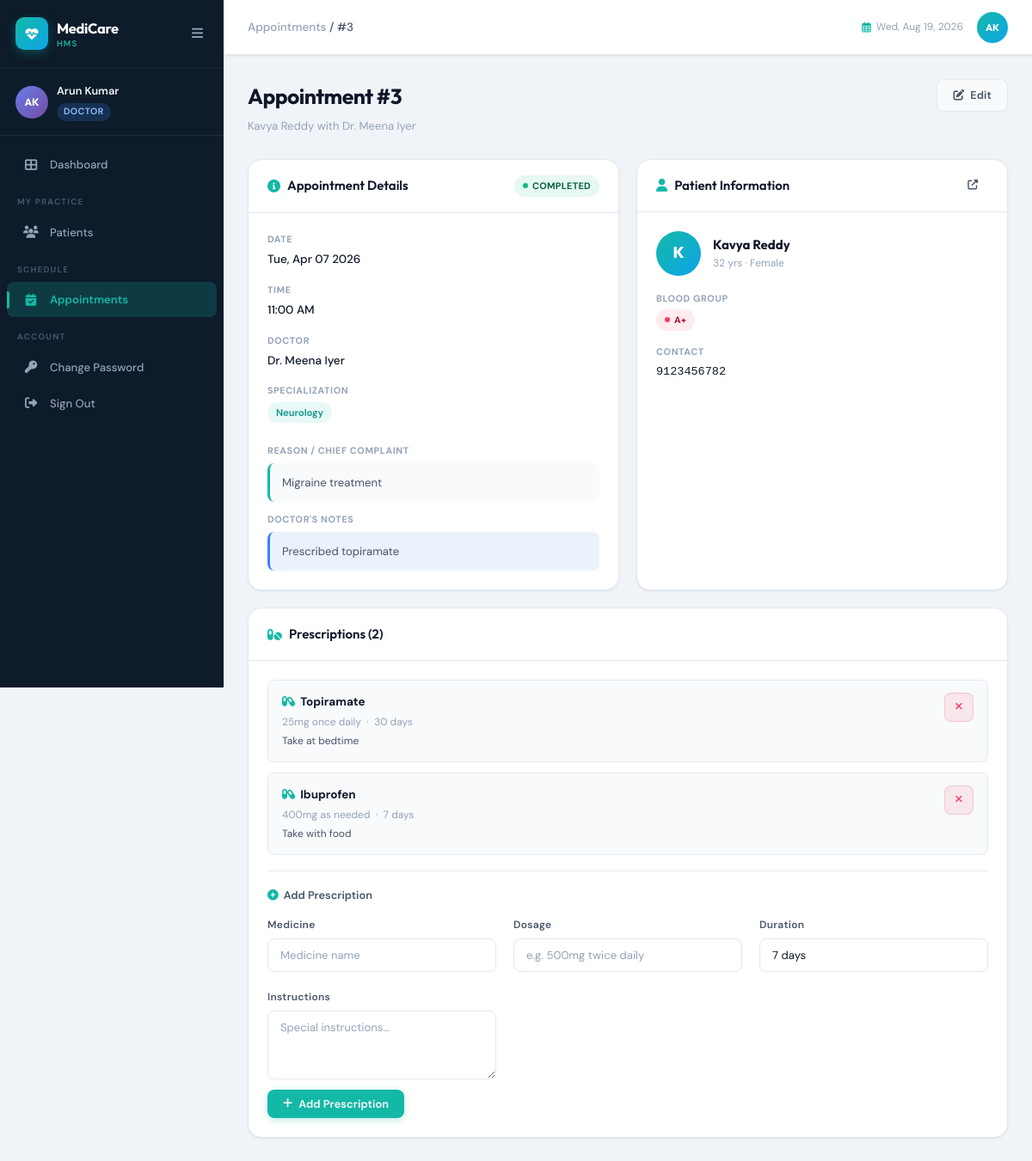
The page /appointments/3/ (signed in) on the database its author committed.
### hospital/models.py (models this page shows, shortened)
class User(AbstractUser):
    ROLE_CHOICES = (
        ('admin', 'Admin'),
        ('doctor', 'Doctor'),
        ('patient', 'Patient'),
    )
    role = models.CharField(max_length=10, choices=ROLE_CHOICES, default='patient')
    phone = models.CharField(max_length=15, blank=True, null=True)
    requires_password_change = models.BooleanField(default=False)

class Appointment(models.Model):
    STATUS_CHOICES = [
        ('Pending', 'Pending'),
        ('Scheduled', 'Scheduled'),
        ('Completed', 'Completed'),
        ('Cancelled', 'Cancelled'),
        ('No-Show', 'No-Show'),
    ]
    appointment_id = models.AutoField(primary_key=True)
    patient = models.ForeignKey(Patient, on_delete=models.CASCADE)
    doctor = models.ForeignKey(Doctor, on_delete=models.CASCADE)
    appointment_date = models.DateField()
    appointment_time = models.TimeField(default='09:00')
    status = models.CharField(max_length=50, choices=STATUS_CHOICES, default='Pending')
    reason = models.TextField(blank=True, null=True)
    notes = models.TextField(blank=True, null=True)
    created_at = models.DateTimeField(auto_now_add=True)
    class Meta:
        ordering = ['-appointment_date', '-appointment_time']

class Patient(models.Model):
    GENDER_CHOICES = [('Male', 'Male'), ('Female', 'Female'), ('Other', 'Other')]
    BLOOD_GROUP_CHOICES = [
        ('A+', 'A+'), ('A-', 'A-'), ('B+', 'B+'), ('B-', 'B-'),
        ('AB+', 'AB+'), ('AB-', 'AB-'), ('O+', 'O+'), ('O-', 'O-'),
    ]
    user = models.OneToOneField(User, on_delete=models.SET_NULL, null=True, blank=True, related_name='patient_profile')
    patient_id = models.AutoField(primary_key=True)
    name = models.CharField(max_length=100)
    age = models.IntegerField()
    gender = models.CharField(max_length=10, choices=GENDER_CHOICES)
    contact = models.CharField(max_length=15)
    email = models.EmailField(blank=True, null=True)
    address = models.TextField(blank=True, null=True)
    blood_group = models.CharField(max_length=5, choices=BLOOD_GROUP_CHOICES, blank=True, null=True)
    emergency_contact = models.CharField(max_length=15, blank=True, null=True)
    registered_on = models.DateField(auto_now_add=True)

class Doctor(models.Model):
    SPECIALIZATION_CHOICES = [
        ('Cardiology', 'Cardiology'),
        ('Neurology', 'Neurology'),
        ('Orthopedics', 'Orthopedics'),
        ('Pediatrics', 'Pediatrics'),
        ('Dermatology', 'Dermatology'),
        ('General Medicine', 'General Medicine'),
        ('Gynecology', 'Gynecology'),
        ('Ophthalmology', 'Ophthalmology'),
        ('Psychiatry', 'Psychiatry'),
        ('Radiology', 'Radiology'),
        ('Surgery', 'Surgery'),
        ('Urology', 'Urology'),
        ('ENT', 'ENT'),
        ('Oncology', 'Oncology'),
        ('Endocrinology', 'Endocrinology'),
    ]
    user = models.OneToOneField(User, on_delete=models.SET_NULL, null=True, blank=True, related_name='doctor_profile')
    doctor_id = models.AutoField(primary_key=True)
    name = models.CharField(max_length=100)
    specialization = models.CharField(max_length=100, choices=SPECIALIZATION_CHOICES)
    contact = models.CharField(max_length=15)
    email = models.EmailField(blank=True, null=True)
    experience_years = models.PositiveIntegerField(default=0)
    available_days = models.CharField(max_length=200, default='Mon-Fri')
    created_at = models.DateTimeField(auto_now_add=True)

class Prescription(models.Model):
    prescription_id = models.AutoField(primary_key=True)
    appointment = models.ForeignKey(Appointment, on_delete=models.CASCADE, related_name='prescriptions')
    medicine = models.CharField(max_length=200)
    dosage = models.CharField(max_length=100)
    duration = models.CharField(max_length=100, default='7 days')
    instructions = models.TextField(blank=True, null=True)
    created_at = models.DateTimeField(auto_now_add=True)

### hospital/views.py (the view, shortened to what this page needs)
# urls.py: path('appointments/<int:pk>/', views.appointment_detail, name='appointment_detail'),
@login_required
def appointment_detail(request, pk):
    appointment = get_object_or_404(Appointment, pk=pk)
    prescriptions = appointment.prescriptions.all()
    form = PrescriptionForm()
    return render(request, 'hospital/appointment_detail.html', {
        'appointment': appointment, 'prescriptions': prescriptions, 'form': form
    })

### hospital/forms.py
class PrescriptionForm(forms.ModelForm):
    class Meta:
        model = Prescription
        fields = ['medicine', 'dosage', 'duration', 'instructions']
        widgets = {
            'medicine': forms.TextInput(attrs={'class': 'form-input', 'placeholder': 'Medicine name'}),
            'dosage': forms.TextInput(attrs={'class': 'form-input', 'placeholder': 'e.g. 500mg twice daily'}),
            'duration': forms.TextInput(attrs={'class': 'form-input', 'placeholder': 'e.g. 7 days'}),
            'instructions': forms.Textarea(attrs={'class': 'form-input', 'rows': 2, 'placeholder': 'Special instructions...'}),
        }

### hospital/templates/hospital/appointment_detail.html (shortened to what this page needs)
{% extends 'hospital/base.html' %}
{% block breadcrumb %}<a href="{% url 'appointment_list' %}" style="color:var(--text-muted);">Appointments</a> / #{{ appointment.appointment_id }}{% endblock %}
{% block content %}
<div class="page-header">
  <div class="page-header-left">
    <h1 class="page-title">Appointment #{{ appointment.appointment_id }}</h1>
    <p class="page-subtitle">{{ appointment.patient.name }} with Dr. {{ appointment.doctor.name }}</p>
  </div>
  <div class="page-header-actions">
    {% if user.role in 'admin,doctor' %}
      {% if user.role != 'patient' %}<a href="{% url 'appointment_edit' appointment.pk %}" class="btn btn-secondary"><i class="fas fa-edit"></i> Edit</a>{% endif %}
    {% endif %}
  </div>
</div>
<div style="display:grid;grid-template-columns:1fr 1fr;gap:20px;margin-bottom:20px;">
  <div class="card">
    <div class="card-header"><span class="card-title"><i class="fas fa-info-circle"></i> Appointment Details</span>
      {% if appointment.status == 'Scheduled' %}<span class="badge badge-blue">{{ appointment.status }}</span>
      {% elif appointment.status == 'Completed' %}<span class="badge badge-green">{{ appointment.status }}</span>
      {% elif appointment.status == 'Cancelled' %}<span class="badge badge-rose">{{ appointment.status }}</span>
      {% elif appointment.status == 'Pending' %}<span class="badge badge-amber">{{ appointment.status }}</span>
      {% else %}<span class="badge badge-gray">{{ appointment.status }}</span>{% endif %}
    </div>
    <div class="card-body">
      <div class="detail-grid">
        <div class="detail-item"><div class="detail-label">Date</div><div class="detail-value">{{ appointment.appointment_date|date:"D, M d Y" }}</div></div>
        <div class="detail-item"><div class="detail-label">Time</div><div class="detail-value">{{ appointment.appointment_time|time:"h:i A" }}</div></div>
        <div class="detail-item"><div class="detail-label">Doctor</div><div class="detail-value">Dr. {{ appointment.doctor.name }}</div></div>
        <div class="detail-item"><div class="detail-label">Specialization</div><div class="detail-value"><span class="spec-tag">{{ appointment.doctor.specialization }}</span></div></div>
      </div>
      {% if appointment.reason %}
      <div style="margin-top:16px;">
        <div class="detail-label">Reason / Chief Complaint</div>
        <div style="margin-top:6px;padding:12px 14px;background:var(--surface-2);border-radius:var(--radius-sm);border-left:3px solid var(--teal);font-size:0.875rem;color:var(--text-secondary);">{{ appointment.reason }}</div>
      </div>
      {% endif %}
      {% if appointment.notes %}
      <div style="margin-top:12px;">
        <div class="detail-label">Doctor's Notes</div>
        <div style="margin-top:6px;padding:12px 14px;background:var(--blue-light);border-radius:var(--radius-sm);border-left:3px solid var(--blue);font-size:0.875rem;color:var(--text-secondary);">{{ appointment.notes }}</div>
      </div>
      {% endif %}
    </div>
  </div>
  <div class="card">
    <div class="card-header"><span class="card-title"><i class="fas fa-user"></i> Patient Information</span>
      <a href="{% url 'patient_detail' appointment.patient.pk %}" class="btn btn-ghost btn-sm"><i class="fas fa-external-link-alt"></i></a>
    </div>
    <div class="card-body">
      <div style="display:flex;align-items:center;gap:14px;margin-bottom:18px;">
        <div style="width:52px;height:52px;border-radius:50%;background:linear-gradient(135deg,var(--teal),#0EA5E9);color:white;display:flex;align-items:center;justify-content:center;font-size:1.2rem;font-weight:800;font-family:'Outfit',sans-serif;">{{ appointment.patient.name|first }}</div>
        <div>
          <div style="font-family:'Outfit',sans-serif;font-size:1rem;font-weight:700;">{{ appointment.patient.name }}</div>
          <div style="font-size:0.8rem;color:var(--text-muted);">{{ appointment.patient.age }} yrs · {{ appointment.patient.gender }}</div>
        </div>
      </div>
      <div class="detail-grid">
        <div class="detail-item"><div class="detail-label">Blood Group</div><div class="detail-value">{% if appointment.patient.blood_group %}<span class="badge badge-rose">{{ appointment.patient.blood_group }}</span>{% else %}—{% endif %}</div></div>
        <div class="detail-item"><div class="detail-label">Contact</div><div class="detail-value font-mono">{{ appointment.patient.contact }}</div></div>
      </div>
    </div>
  </div>
</div>
<div class="card">
  <div class="card-header">
    <span class="card-title"><i class="fas fa-pills"></i> Prescriptions ({{ prescriptions.count }})</span>
  </div>
  <div class="card-body" style="display:flex;flex-direction:column;gap:12px;">
    {% for rx in prescriptions %}
    <div class="rx-card">
      <div class="rx-info">
        <div class="rx-medicine"><i class="fas fa-capsules" style="color:var(--teal);margin-right:6px;"></i>{{ rx.medicine }}</div>
        <div class="rx-meta">{{ rx.dosage }} &nbsp;·&nbsp; {{ rx.duration }}</div>
        {% if rx.instructions %}<div class="rx-meta" style="margin-top:3px;color:var(--text-secondary);">{{ rx.instructions }}</div>{% endif %}
      </div>
      {% if user.role in 'admin,doctor' %}
      <form method="post" action="{% url 'prescription_delete' rx.pk %}">{% csrf_token %}
        <button type="submit" class="btn btn-danger btn-sm btn-icon" onclick="return confirm('Remove prescription?')"><i class="fas fa-times"></i></button>
      </form>
      {% endif %}
    </div>
    {% empty %}
    <div class="empty-state" style="padding:30px;"><div class="empty-icon"><i class="fas fa-prescription-bottle"></i></div><div class="empty-title">No prescriptions yet</div></div>
    {% endfor %}
    {% if user.role in 'admin,doctor' and appointment.status != 'Cancelled' %}
    <div style="border-top:1px solid var(--border);padding-top:18px;margin-top:6px;">
      <div style="font-size:0.85rem;font-weight:600;color:var(--text-secondary);margin-bottom:14px;"><i class="fas fa-plus-circle" style="color:var(--teal);margin-right:6px;"></i>Add Prescription</div>
      <form method="post">
        <div class="form-grid" style="grid-template-columns:repeat(auto-fit,minmax(200px,1fr));">
          <div class="form-group">
            <label class="form-label">Medicine</label>
            {{ form.medicine }}
          </div>
          <div class="form-group">
            <label class="form-label">Dosage</label>
            {{ form.dosage }}
          </div>
          <div class="form-group">
            <label class="form-label">Duration</label>
            {{ form.duration }}
          </div>
          <div class="form-group">
            <label class="form-label">Instructions</label>
            {{ form.instructions }}
          </div>
        </div>
        <button type="submit" class="btn btn-primary" style="margin-top:12px;"><i class="fas fa-plus"></i> Add Prescription</button>
      </form>
    </div>
    {% endif %}
  </div>
</div>
{% endblock %}

### hospital/templates/hospital/base.html (shortened to what this page needs)
<!DOCTYPE html>
<html lang="en">
<head>
<link rel="stylesheet" href="https://cdnjs.cloudflare.com/ajax/libs/font-awesome/6.5.0/css/all.min.css">
{% load static %}
<link rel="stylesheet" href="{% static 'hospital/css/hms.css' %}">
</head>
<body>
{% if user.is_authenticated %}
<aside class="sidebar" id="sidebar">
  <div class="sidebar-header">
    <div class="sidebar-logo">
      <div class="logo-icon"><i class="fas fa-heartbeat"></i></div>
      <div class="logo-text">
        <span class="logo-name">MediCare</span>
        <span class="logo-sub">HMS</span>
      </div>
    </div>
    <button class="sidebar-toggle" id="sidebarToggle"><i class="fas fa-bars"></i></button>
  </div>
  <div class="sidebar-user">
    <div class="user-avatar">{{ user.first_name|first|upper }}{{ user.last_name|first|upper }}</div>
    <div class="user-info">
      <span class="user-name">{{ user.get_full_name|default:user.username }}</span>
      <span class="user-role role-{{ user.role }}">{{ user.role|title }}</span>
    </div>
  </div>
  <nav class="sidebar-nav">
    <a href="{% url 'dashboard' %}" class="nav-item {% if request.resolver_match.url_name == 'dashboard' %}active{% endif %}">
      <i class="fas fa-th-large"></i><span>Dashboard</span>
    </a>
    {% if user.role == 'doctor' %}
    <div class="nav-section">My Practice</div>
    <a href="{% url 'patient_list' %}" class="nav-item {% if 'patient' in request.resolver_match.url_name %}active{% endif %}">
      <i class="fas fa-users"></i><span>Patients</span>
    </a>
    {% endif %}
    <div class="nav-section">{% if user.role == 'patient' %}My{% else %}Schedule{% endif %}</div>
    <a href="{% url 'appointment_list' %}" class="nav-item {% if 'appointment' in request.resolver_match.url_name %}active{% endif %}">
      <i class="fas fa-calendar-check"></i><span>Appointments</span>
    </a>
    <div class="nav-section">Account</div>
    <a href="{% url 'change_password' %}" class="nav-item {% if request.resolver_match.url_name == 'change_password' %}active{% endif %}">
      <i class="fas fa-key"></i><span>Change Password</span>
    </a>
    <a href="{% url 'logout' %}" class="nav-item nav-logout">
      <i class="fas fa-sign-out-alt"></i><span>Sign Out</span>
    </a>
  </nav>
</aside>
<div class="main-wrapper" id="mainWrapper">
  <header class="topbar">
    <div class="topbar-left">
      <div class="breadcrumb">
        <span>{% block breadcrumb %}Dashboard{% endblock %}</span>
      </div>
    </div>
    <div class="topbar-right">
      <div class="topbar-date"><i class="far fa-calendar-alt"></i> <span id="currentDate"></span></div>
      <div class="topbar-user">
        <div class="topbar-avatar">{{ user.first_name|first|upper }}{{ user.last_name|first|upper }}</div>
      </div>
    </div>
  </header>
  <main class="page-content">
    {% block content %}{% endblock %}
  </main>
</div>
{% endif %}
{% load static %}
</body>
</html>

### rows shown on the page
User: first_name|first "A", last_name|first "K", get_full_name "Arun Kumar", role "DOCTOR"
Appointment: appointment_id "3", patient.name "Kavya Reddy", doctor.name "Meena Iyer", status "COMPLETED", appointment_date "Tue, Apr 07 2026", appointment_time "11:00 AM", doctor.specialization "Neurology", reason "Migraine treatment", notes "Prescribed topiramate", patient.name|first "K", patient.age "32", patient.gender "Female", patient.blood_group "A+", patient.contact "9123456782", count "2"
Prescription: medicine "Topiramate", dosage "25mg once daily", duration "30 days", instructions "Take at bedtime"
Prescription: medicine "Ibuprofen", dosage "400mg as needed", duration "7 days", instructions "Take with food"
